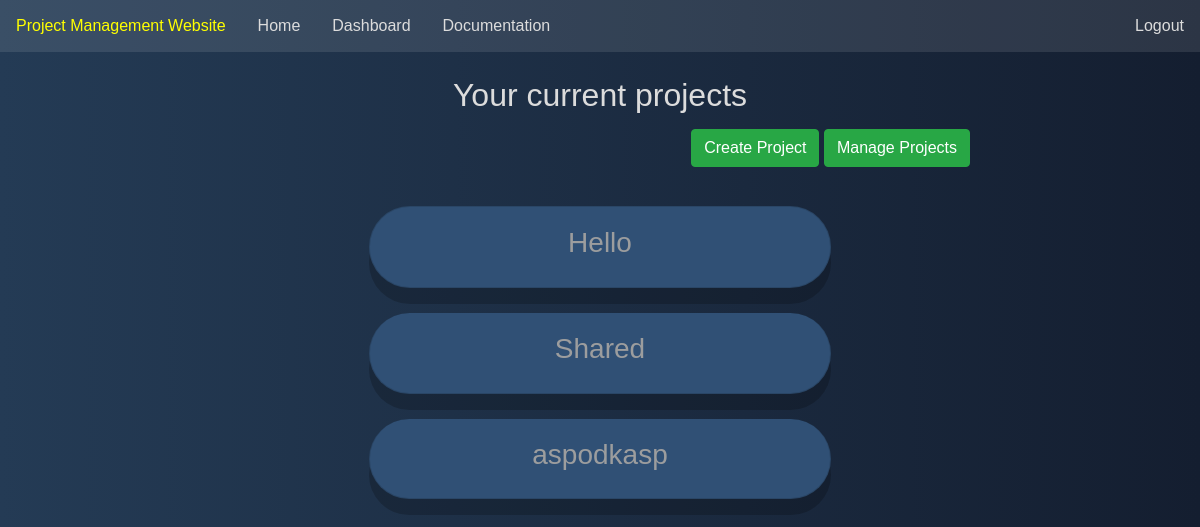
Page /dashboard/ (signed in) on the earlier database version.
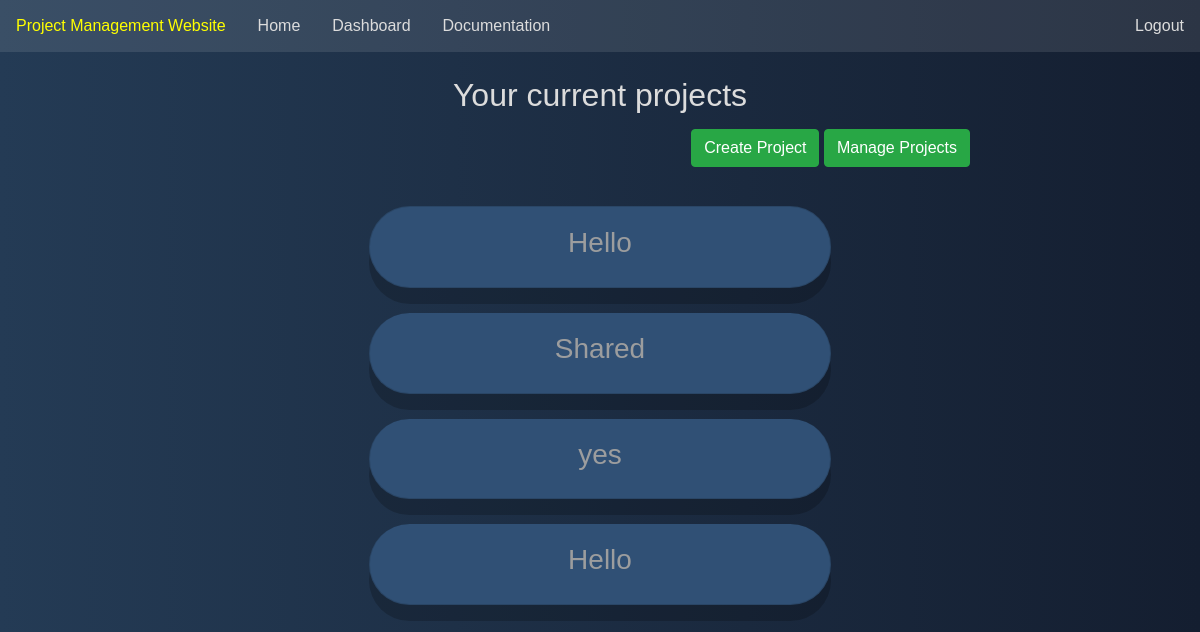
Same page on the later database version.
### projectApp/core/models.py (models this page shows, shortened)
class ProjectList(models.Model):
    user = models.ForeignKey(User, on_delete=models.CASCADE, related_name="todolist", null=True)  # <--- added
    name = models.CharField(max_length=200)
    shareduser = models.ManyToManyField(User)

### projectApp/core/views.py (the view, shortened to what this page needs)
# urls.py: path('dashboard/', core_views.dashboard, name='dashboard'),
def dashboard(request):
    return render(request, "dashboard.html", {})

### projectApp/core/templates/dashboard.html (shortened to what this page needs)
{% extends 'base.html' %}
{% block content %}
	{% if user.is_authenticated %}
		<br>
		<div class="text-center">
			<h2>Your current projects</h2>
		</div>
        <div class = "addTab" style = "text-align: right; margin: 15px;">
            <button data-toggle="modal" href="#" data-target="#createProjectModal" class="btn btn-success">Create Project</button>
        	<button id = "taskSettings" data-toggle="modal" href="#" data-target="#addTaskModal" class="btn btn-success">Manage Projects</button>
    	</div>
<br>
		<ul class="list-group" style="background-color: rgba(0,0,0,0);">
		{% for l in user.todolist.all %}
			<li id = "proj" class="list-group-item"><a href="/{{l.id}}"><h3>{{l.name}}</h3></a></li>
		{% endfor %}
	{% else %}
		<h2>To view your current projects please <a href="/login">Login</a> or <a href="/signup">signup</a></h2>
	{% endif %}
{% endblock %}

Differences in the rows shown:
removed ProjectList: name "aspodkasp"
added ProjectList: name "yes"
added ProjectList: name "Hello"
